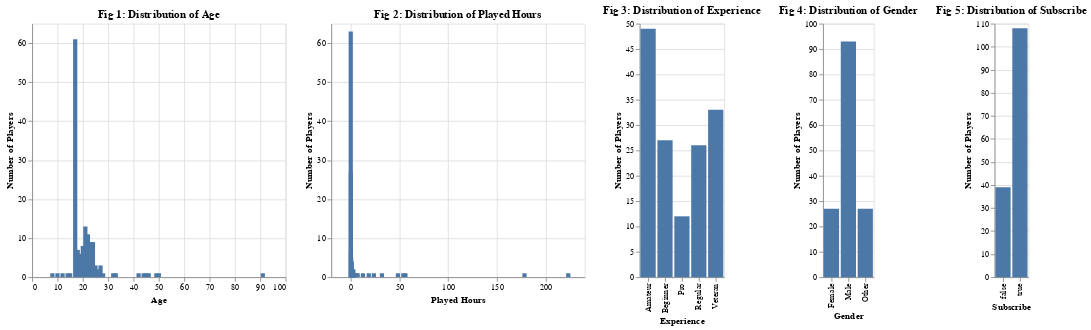

This figure's notebook cell:
### Markdown cell above
To visualize our training data, we will create bar charts to get a sense of the distributions of our predictor and response variables.

### Code cell
age_distribution = alt.Chart(training_df).mark_bar().encode(
    x=alt.X("age:Q", title="Age"),
    y=alt.Y('count()', title="Number of Players")
).properties(
    title="Fig 1: Distribution of Age"
)

played_hours_distribution = alt.Chart(training_df).mark_bar().encode(
    x=alt.X("played_hours:Q", title="Played Hours"),
    y=alt.Y('count()', title="Number of Players")
).properties(
    title="Fig 2: Distribution of Played Hours"
)

experience_distribution = alt.Chart(training_df).mark_bar().encode(
    x=alt.X("experience:N", title="Experience"),
    y=alt.Y('count()', title="Number of Players")
).properties(
    title="Fig 3: Distribution of Experience"
)

gender_distribution = alt.Chart(training_df).mark_bar().encode(
    x=alt.X("gender:N", title="Gender"),
    y=alt.Y('count()', title="Number of Players")
).properties(
    title="Fig 4: Distribution of Gender"
)

subscribe_distribution = alt.Chart(training_df).mark_bar().encode(
    x=alt.X("subscribe:N", title="Subscribe"),
    y=alt.Y('count()', title="Number of Players")
).properties(
    title="Fig 5: Distribution of Subscribe"
)
age_distribution | played_hours_distribution | experience_distribution | gender_distribution | subscribe_distribution

### Figure 1 — Vega-Lite specification as saved in the notebook (floating-point values rounded to 4 significant figures; data arrays with more than 128 entries replaced by an {"elided": "..."} marker saying what was removed)
{"config": {"view": {"continuousWidth": 300, "continuousHeight": 300}}, "hconcat": [{"mark": {"type": "bar"}, "encoding": {"x": {"field": "age", "title": "Age", "type": "quantitative"}, "y": {"aggregate": "count", "title": "Number of Players", "type": "quantitative"}}, "title": "Fig 1: Distribution of Age"}, {"mark": {"type": "bar"}, "encoding": {"x": {"field": "played_hours", "title": "Played Hours", "type": "quantitative"}, "y": {"aggregate": "count", "title": "Number of Players", "type": "quantitative"}}, "title": "Fig 2: Distribution of Played Hours"}, {"mark": {"type": "bar"}, "encoding": {"x": {"field": "experience", "title": "Experience", "type": "nominal"}, "y": {"aggregate": "count", "title": "Number of Players", "type": "quantitative"}}, "title": "Fig 3: Distribution of Experience"}, {"mark": {"type": "bar"}, "encoding": {"x": {"field": "gender", "title": "Gender", "type": "nominal"}, "y": {"aggregate": "count", "title": "Number of Players", "type": "quantitative"}}, "title": "Fig 4: Distribution of Gender"}, {"mark": {"type": "bar"}, "encoding": {"x": {"field": "subscribe", "title": "Subscribe", "type": "nominal"}, "y": {"aggregate": "count", "title": "Number of Players", "type": "quantitative"}}, "title": "Fig 5: Distribution of Subscribe"}], "data": {"name": "data-49969e712bc9dad89d5039243f130df2"}, "$schema": "https://vega.github.io/schema/vega-lite/v5.20.1.json", "datasets": {"data-49969e712bc9dad89d5039243f130df2": {"elided": "147 records"}}}
